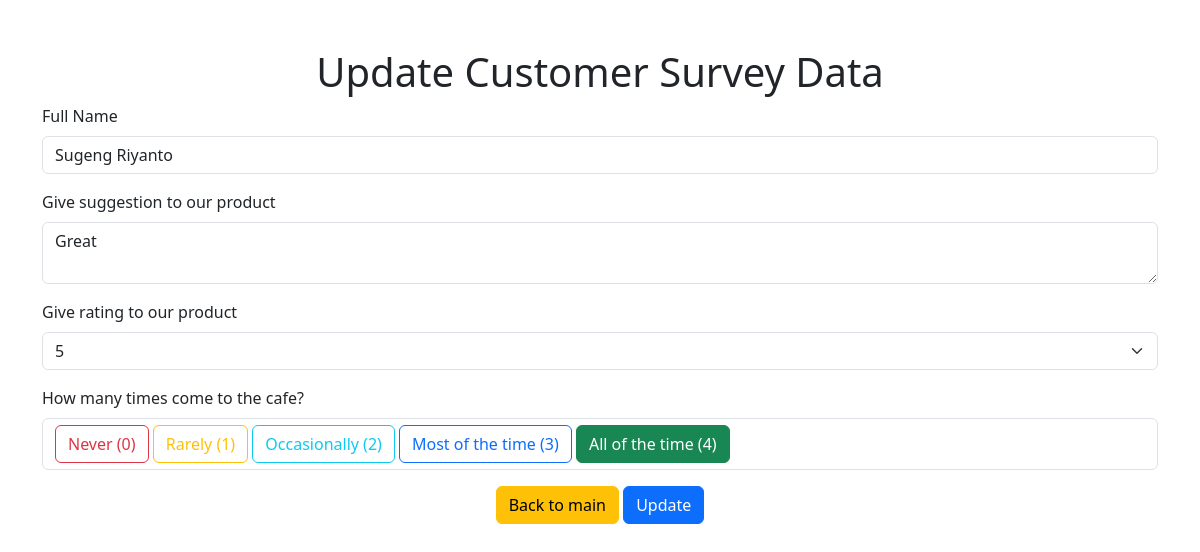
Screenshot of /edit/1 with the database file from the repository.
### tables this page shows
CREATE TABLE submissions (
    id INTEGER PRIMARY KEY AUTOINCREMENT,
    fullname TEXT NOT NULL,
    suggest TEXT NOT NULL,
    rating INTEGER,
    coming INTEGER
    );

### main.py (the view)
@app.route('/edit/<int:id>', methods=['GET', 'POST'])
def edit(id):
    conn = sqlite3.connect('db.sqlite3')
    cursor = conn.cursor()
    if request.method == 'POST':
        fullname = request.form['fullname']
        suggest = request.form['suggest']
        rating = request.form['rating']
        coming = request.form['coming']
        cursor.execute('UPDATE submissions SET fullname=?, suggest=?, rating=?, coming=? WHERE id=?', (fullname, suggest, rating, coming, id))
        conn.commit()
        flash('Data was updated successfully', 'success')
        return redirect(url_for('index'))
    else:
        cursor.execute('SELECT * FROM submissions WHERE id=?', (id,))
        submissions = cursor.fetchone()
        conn.close()
        return render_template('update.html', i=submissions)

### templates/update.html (shortened to what this page needs)
<!doctype html>
<html lang="en">
  <head>
    <link href="https://cdn.jsdelivr.net/npm/bootstrap@5.3.2/dist/css/bootstrap.min.css" rel="stylesheet">
  </head>
  <body>
    <div class="container">
        <h1 class="text-center mt-5">Update Customer Survey Data</h1>
        <form method="POST">
            <div class="mb-3">
              <label for="fullname" class="form-label">Full Name</label>
              <input type="text" class="form-control" name="fullname" id="fullname" value="{{ i[1] }}" aria-describedby="fullname" name="fullname">
            </div>
            <div class="mb-3">
              <label for="suggest" class="form-label">Give suggestion to our product</label>
              <textarea class="form-control" name="suggest" placeholder="Leave a comment here" id="floatingTextarea">{{ i[2] }}</textarea>
          </div>
            <div class="mb-3">
                <label for="rating" class="form-label">Give rating to our product</label>
                <select class="form-select" name="rating" aria-label="Default select example">
                    <option selected>{{ i[3] }}</option>
                  </select>
            </div>
            <div class="mb-3">
              <label for="coming" class="form-label">How many times come to the cafe?</label>
              <div class="form-control">
              <label class="btn btn-outline-danger" for="danger-outlined">Never (0)</label>
              <label class="btn btn-outline-warning" for="warning-outlined">Rarely (1)</label>
              <label class="btn btn-outline-info" for="info-outlined">Occasionally (2)</label>
              <label class="btn btn-outline-primary" for="primary-outlined">Most of the time (3)</label>
              <label class="btn btn-outline-success" for="success-outlined">All of the time (4)</label>
            </div>
            </div>
            </div>
            <div class="text-center">
              <button  href="url_for('index')" class="btn btn-warning">Back to main</button>
                <button type="submit" class="btn btn-primary">Update</button>
            </div>
  </body>
</html>

### rows the page displays
submissions: fullname "Sugeng Riyanto", suggest "Great", rating "5"
